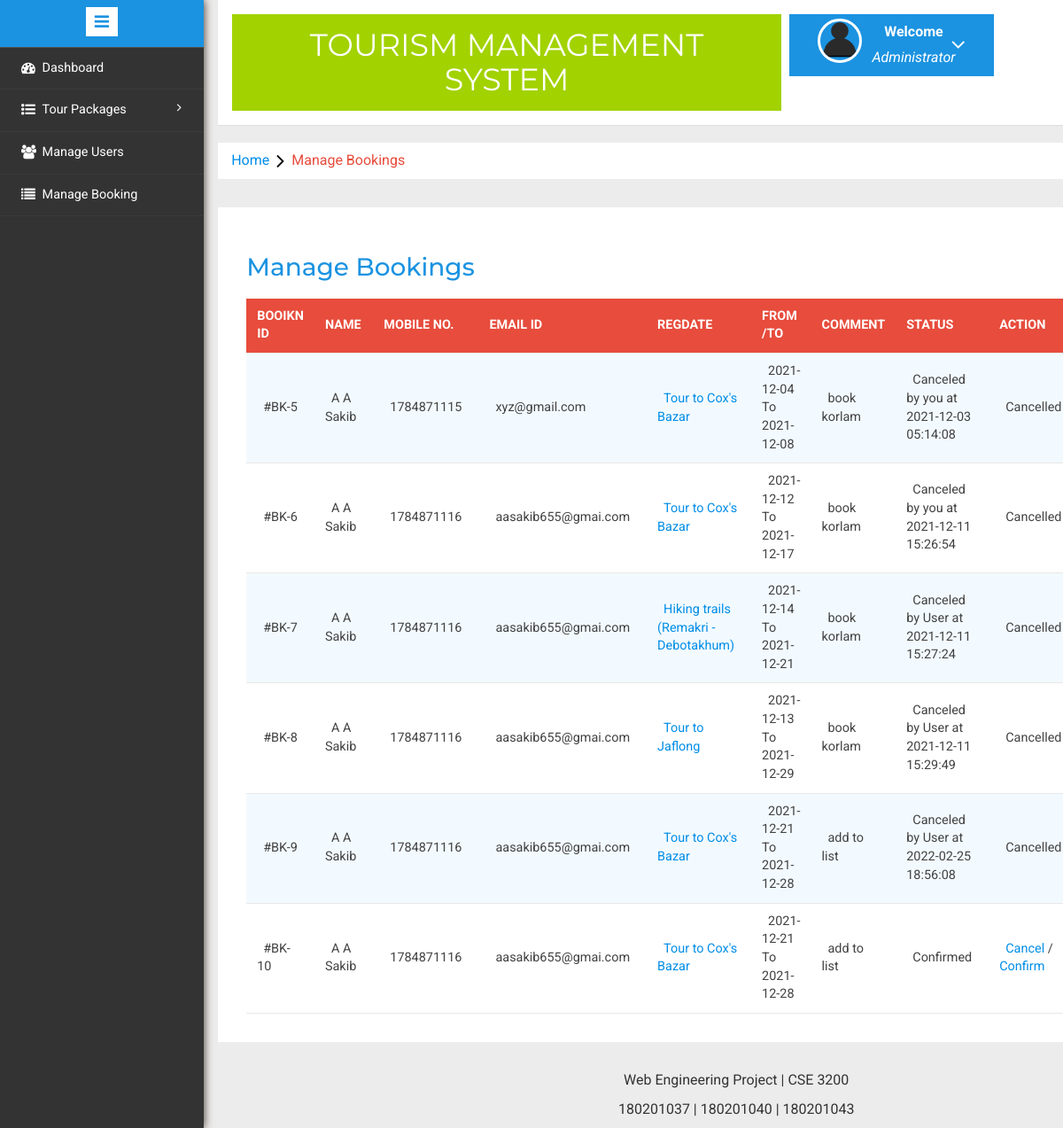
The app's page /tms_v5/admin/manage-bookings.php (signed in) with its own data.
### tables this page shows
CREATE TABLE `tblusers` (
  `id` int(11) NOT NULL,
  `FullName` varchar(100) DEFAULT NULL,
  `MobileNumber` char(11) DEFAULT NULL,
  `EmailId` varchar(70) DEFAULT NULL,
  `Password` varchar(100) DEFAULT NULL,
  `RegDate` timestamp NULL DEFAULT current_timestamp(),
  `UpdationDate` timestamp NULL DEFAULT NULL ON UPDATE current_timestamp()
);

CREATE TABLE `tblbooking` (
  `BookingId` int(11) NOT NULL,
  `PackageId` int(11) DEFAULT NULL,
  `UserEmail` varchar(100) DEFAULT NULL,
  `FromDate` varchar(100) DEFAULT NULL,
  `ToDate` varchar(100) DEFAULT NULL,
  `Comment` mediumtext DEFAULT NULL,
  `RegDate` timestamp NULL DEFAULT current_timestamp(),
  `status` int(11) DEFAULT NULL,
  `CancelledBy` varchar(5) DEFAULT NULL,
  `UpdationDate` timestamp NULL DEFAULT NULL ON UPDATE current_timestamp()
);

CREATE TABLE `tbltourpackages` (
  `PackageId` int(11) NOT NULL,
  `PackageName` varchar(200) DEFAULT NULL,
  `PackageType` varchar(150) DEFAULT NULL,
  `PackageLocation` varchar(100) DEFAULT NULL,
  `PackagePrice` int(11) DEFAULT NULL,
  `PackageFetures` varchar(255) DEFAULT NULL,
  `PackageDetails` mediumtext DEFAULT NULL,
  `PackageImage` varchar(100) DEFAULT NULL,
  `Creationdate` timestamp NULL DEFAULT current_timestamp(),
  `UpdationDate` timestamp NULL DEFAULT NULL ON UPDATE current_timestamp()
);

### tms_v5/admin/manage-bookings.php (the view, shortened to what this page needs)
<?php
include('includes/config.php');
if(strlen($_SESSION['alogin'])==0)
	{
header('location:index.php');
}
else{
	?>
<!DOCTYPE HTML>
<html>
<head>
<link href="css/bootstrap.min.css" rel='stylesheet' type='text/css' />
<link href="css/style.css" rel='stylesheet' type='text/css' />
<link rel="stylesheet" href="css/morris.css" type="text/css"/>
<link href="css/font-awesome.css" rel="stylesheet">
<link rel="stylesheet" type="text/css" href="css/table-style.css" />
<link rel="stylesheet" type="text/css" href="css/basictable.css" />
<link rel="stylesheet" href="css/icon-font.min.css" type='text/css' />
</head>
<body>
   <div class="page-container">
<div class="left-content">
	   <div class="mother-grid-inner">
				<?php include('includes/header.php');?>
				</div>
<ol class="breadcrumb">
                <li class="breadcrumb-item"><a href="index.html">Home</a><i class="fa fa-angle-right"></i>Manage Bookings</li>
            </ol>
<div class="agile-grids">
				<div class="agile-tables">
					<div class="w3l-table-info">
					  <h2>Manage Bookings</h2>
					    <table id="table">
						<thead>
						  <tr>
						  <th>Booikn id</th>
							<th>Name</th>
							<th>Mobile No.</th>
							<th>Email Id</th>
							<th>RegDate </th>
							<th>From /To </th>
							<th>Comment </th>
							<th>Status </th>
							<th>Action </th>
						  </tr>
						</thead>
						<tbody>
<?php $sql = "SELECT tblbooking.BookingId as bookid,tblusers.FullName as fname,tblusers.MobileNumber as mnumber,tblusers.EmailId as email,tbltourpackages.PackageName as pckname,tblbooking.PackageId as pid,tblbooking.FromDate as fdate,tblbooking.ToDate as tdate,tblbooking.Comment as comment,tblbooking.status as status,tblbooking.CancelledBy as cancelby,tblbooking.UpdationDate as upddate from tblusers join  tblbooking on  tblbooking.UserEmail=tblusers.EmailId join tbltourpackages on tbltourpackages.PackageId=tblbooking.PackageId";
$query = $dbh -> prepare($sql);
$query->execute();
$results=$query->fetchAll(PDO::FETCH_OBJ);
$cnt=1;
if($query->rowCount() > 0)
{
foreach($results as $result)
{				?>
						  <tr>
							<td>#BK-<?php echo htmlentities($result->bookid);?></td>
							<td><?php echo htmlentities($result->fname);?></td>
							<td><?php echo htmlentities($result->mnumber);?></td>
							<td><?php echo htmlentities($result->email);?></td>
							<td><a href="update-package.php?pid=<?php echo htmlentities($result->pid);?>"><?php echo htmlentities($result->pckname);?></a></td>
							<td><?php echo htmlentities($result->fdate);?> To <?php echo htmlentities($result->tdate);?></td>
								<td><?php echo htmlentities($result->comment);?></td>
								<td><?php if($result->status==0)
{
echo "Pending";
}
if($result->status==1)
{
echo "Confirmed";
}
if($result->status==2 and  $result->cancelby=='a')
{
echo "Canceled by you at " .$result->upddate;
}
if($result->status==2 and $result->cancelby=='u')
{
echo "Canceled by User at " .$result->upddate;
}
?></td>
<?php if($result->status==2)
{
	?><td>Cancelled</td>
<?php } else {?>
<td><a href="manage-bookings.php?bkid=<?php echo htmlentities($result->bookid);?>" onclick="return confirm('Do you really want to cancel booking')" >Cancel</a> / <a href="manage-bookings.php?bckid=<?php echo htmlentities($result->bookid);?>" onclick="return confirm('booking has been confirm')" >Confirm</a></td>
<?php }?>
						  </tr>
						 <?php $cnt=$cnt+1;} }?>
						</tbody>
					  </table>
					</div>
			</div>
<?php include('includes/footer.php');?>
</div>
</div>
						<?php include('includes/sidebarmenu.php');?>
							</div>
</body>
</html>
<?php } ?>

### tms_v5/admin/css/table-style.css (style rules this page uses)
table { background: white; border-collapse: collapse; margin: 1.25em 0 0; width: 100%; }
table tr, table th, table td { border: none; border-bottom: 1px solid #e8e8e8; font-size: .95em; }
table th, table td { padding: 10px 12px; text-align: left; }
table th { background: #e74c3c; color: #fff; text-transform: uppercase; }
table tr td { background: #f3faff; color: #424242; }
table tr:nth-of-type(2n+2) td { background: #ffffff; }
table { width: 100%; }

### records on screen
tblusers: tblbooking.BookingId "5", FullName "A A Sakib", MobileNumber "1784871115", EmailId "xyz@gmail.com", tbltourpackages.PackageName "Tour to Cox's Bazar", tblbooking.FromDate "2021-12-04", tblbooking.ToDate "2021-12-08", tblbooking.Comment "book korlam", tblbooking.UpdationDate "2021-12-03 05:14:08", shows "Cancelled"
tblusers: tblbooking.BookingId "6", FullName "A A Sakib", MobileNumber "1784871116", EmailId "aasakib655@gmai.com", tbltourpackages.PackageName "Tour to Cox's Bazar", tblbooking.FromDate "2021-12-12", tblbooking.ToDate "2021-12-17", tblbooking.Comment "book korlam", tblbooking.UpdationDate "2021-12-11 15:26:54", shows "Cancelled", tblbooking.BookingId "7", tbltourpackages.PackageName "Hiking trails (Remakri - Debotakhum)", tblbooking.FromDate "2021-12-14", tblbooking.ToDate "2021-12-21", tblbooking.UpdationDate "2021-12-11 15:27:24", tblbooking.BookingId "8", tbltourpackages.PackageName "Tour to Jaflong", tblbooking.FromDate "2021-12-13", tblbooking.ToDate "2021-12-29", tblbooking.UpdationDate "2021-12-11 15:29:49", tblbooking.BookingId "9", tblbooking.FromDate "2021-12-21", tblbooking.ToDate "2021-12-28", tblbooking.Comment "add to list", tblbooking.UpdationDate "2022-02-25 18:56:08", tblbooking.BookingId "10", shows "Confirmed"
